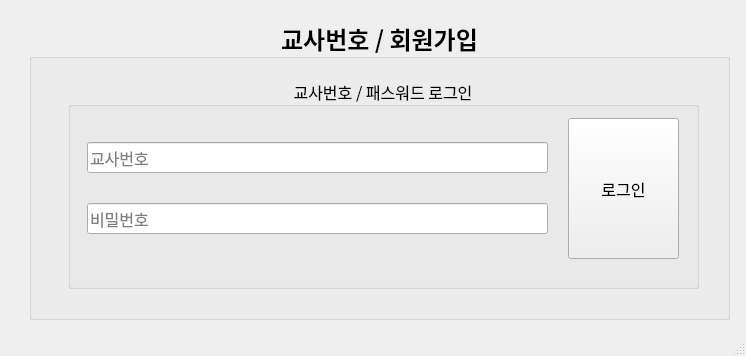
<?xml version="1.0" encoding="UTF-8"?>
<ui version="4.0">
 <class>MainWindow</class>
 <widget class="QMainWindow" name="MainWindow">
  <property name="geometry">
   <rect>
    <x>0</x>
    <y>0</y>
    <width>746</width>
    <height>356</height>
   </rect>
  </property>
  <property name="font">
   <font>
    <family>D2Coding</family>
   </font>
  </property>
  <property name="windowTitle">
   <string>OO고등학교 출결관리앱</string>
  </property>
  <widget class="QWidget" name="centralwidget">
   <widget class="QWidget" name="verticalLayoutWidget">
    <property name="geometry">
     <rect>
      <x>29</x>
      <y>19</y>
      <width>701</width>
      <height>301</height>
     </rect>
    </property>
    <layout class="QVBoxLayout" name="verticalLayout">
     <item>
      <layout class="QHBoxLayout" name="horizontalLayout">
       <item>
        <widget class="QGroupBox" name="groupBox">
         <property name="font">
          <font>
           <family>D2Coding</family>
           <pointsize>18</pointsize>
           <weight>75</weight>
           <bold>true</bold>
          </font>
         </property>
         <property name="title">
          <string>교사번호 / 회원가입</string>
         </property>
         <property name="alignment">
          <set>Qt::AlignCenter</set>
         </property>
         <widget class="QGroupBox" name="groupBox_2">
          <property name="geometry">
           <rect>
            <x>39</x>
            <y>59</y>
            <width>631</width>
            <height>211</height>
           </rect>
          </property>
          <property name="font">
           <font>
            <pointsize>12</pointsize>
            <weight>50</weight>
            <bold>false</bold>
           </font>
          </property>
          <property name="title">
           <string>교사번호 / 패스워드 로그인</string>
          </property>
          <property name="alignment">
           <set>Qt::AlignCenter</set>
          </property>
          <widget class="QWidget" name="verticalLayoutWidget_2">
           <property name="geometry">
            <rect>
             <x>19</x>
             <y>40</y>
             <width>461</width>
             <height>141</height>
            </rect>
           </property>
           <layout class="QVBoxLayout" name="verticalLayout_2">
            <item>
             <widget class="QLineEdit" name="input_T_ID">
              <property name="placeholderText">
               <string>교사번호</string>
              </property>
             </widget>
            </item>
            <item>
             <widget class="QLineEdit" name="input_T_PW">
              <property name="placeholderText">
               <string>비밀번호</string>
              </property>
             </widget>
            </item>
           </layout>
          </widget>
          <widget class="QPushButton" name="btn_login">
           <property name="geometry">
            <rect>
             <x>500</x>
             <y>40</y>
             <width>111</width>
             <height>141</height>
            </rect>
           </property>
           <property name="text">
            <string>로그인</string>
           </property>
          </widget>
         </widget>
        </widget>
       </item>
      </layout>
     </item>
    </layout>
   </widget>
  </widget>
  <widget class="QStatusBar" name="statusbar"/>
 </widget>
 <resources/>
 <connections/>
</ui>
